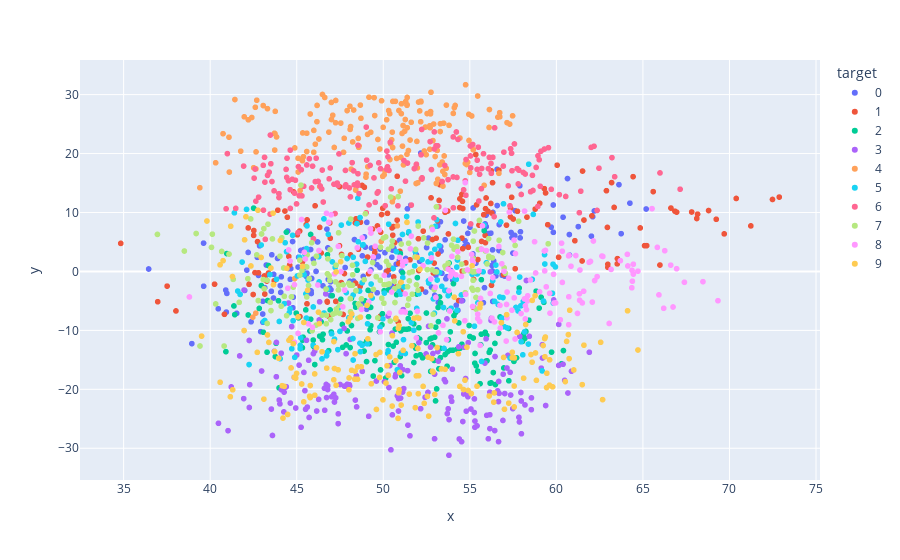

The code cell stored with this chart in its notebook:
### Code cell
from sklearn.decomposition import TruncatedSVD
svd = TruncatedSVD(n_components=2)
data_svd = svd.fit_transform(data)

df_svd = pd.DataFrame({'target': map(lambda x : str(x),target), 'x': data_svd[:, 0], 'y': data_svd[:, 1]})
fig = px.scatter(df_svd, x="x", y="y", color="target")
fig.show()

### Figure 1 — Plotly figure (JSON) as saved in the notebook; plotly's stock layout.template omitted (floating-point values rounded to 4 significant figures; data arrays with more than 128 entries replaced by an {"elided": "..."} marker saying what was removed)
{"data": [{"hovertemplate": "target=0<br>x=%{x}<br>y=%{y}<extra></extra>", "legendgroup": "0", "marker": {"color": "#636efa", "symbol": "circle"}, "mode": "markers", "name": "0", "showlegend": true, "type": "scattergl", "x": {"elided": "178 float values"}, "xaxis": "x", "y": {"elided": "178 float values"}, "yaxis": "y"}, {"hovertemplate": "target=1<br>x=%{x}<br>y=%{y}<extra></extra>", "legendgroup": "1", "marker": {"color": "#EF553B", "symbol": "circle"}, "mode": "markers", "name": "1", "showlegend": true, "type": "scattergl", "x": {"elided": "182 float values"}, "xaxis": "x", "y": {"elided": "182 float values"}, "yaxis": "y"}, {"hovertemplate": "target=2<br>x=%{x}<br>y=%{y}<extra></extra>", "legendgroup": "2", "marker": {"color": "#00cc96", "symbol": "circle"}, "mode": "markers", "name": "2", "showlegend": true, "type": "scattergl", "x": {"elided": "177 float values"}, "xaxis": "x", "y": {"elided": "177 float values"}, "yaxis": "y"}, {"hovertemplate": "target=3<br>x=%{x}<br>y=%{y}<extra></extra>", "legendgroup": "3", "marker": {"color": "#ab63fa", "symbol": "circle"}, "mode": "markers", "name": "3", "showlegend": true, "type": "scattergl", "x": {"elided": "183 float values"}, "xaxis": "x", "y": {"elided": "183 float values"}, "yaxis": "y"}, {"hovertemplate": "target=4<br>x=%{x}<br>y=%{y}<extra></extra>", "legendgroup": "4", "marker": {"color": "#FFA15A", "symbol": "circle"}, "mode": "markers", "name": "4", "showlegend": true, "type": "scattergl", "x": {"elided": "181 float values"}, "xaxis": "x", "y": {"elided": "181 float values"}, "yaxis": "y"}, {"hovertemplate": "target=5<br>x=%{x}<br>y=%{y}<extra></extra>", "legendgroup": "5", "marker": {"color": "#19d3f3", "symbol": "circle"}, "mode": "markers", "name": "5", "showlegend": true, "type": "scattergl", "x": {"elided": "182 float values"}, "xaxis": "x", "y": {"elided": "182 float values"}, "yaxis": "y"}, {"hovertemplate": "target=6<br>x=%{x}<br>y=%{y}<extra></extra>", "legendgroup": "6", "marker": {"color": "#FF6692", "symbol": "circle"}, "mode": "markers", "name": "6", "showlegend": true, "type": "scattergl", "x": {"elided": "181 float values"}, "xaxis": "x", "y": {"elided": "181 float values"}, "yaxis": "y"}, {"hovertemplate": "target=7<br>x=%{x}<br>y=%{y}<extra></extra>", "legendgroup": "7", "marker": {"color": "#B6E880", "symbol": "circle"}, "mode": "markers", "name": "7", "showlegend": true, "type": "scattergl", "x": {"elided": "179 float values"}, "xaxis": "x", "y": {"elided": "179 float values"}, "yaxis": "y"}, {"hovertemplate": "target=8<br>x=%{x}<br>y=%{y}<extra></extra>", "legendgroup": "8", "marker": {"color": "#FF97FF", "symbol": "circle"}, "mode": "markers", "name": "8", "showlegend": true, "type": "scattergl", "x": {"elided": "174 float values"}, "xaxis": "x", "y": {"elided": "174 float values"}, "yaxis": "y"}, {"hovertemplate": "target=9<br>x=%{x}<br>y=%{y}<extra></extra>", "legendgroup": "9", "marker": {"color": "#FECB52", "symbol": "circle"}, "mode": "markers", "name": "9", "showlegend": true, "type": "scattergl", "x": {"elided": "180 float values"}, "xaxis": "x", "y": {"elided": "180 float values"}, "yaxis": "y"}], "layout": {"legend": {"title": {"text": "target"}, "tracegroupgap": 0}, "margin": {"t": 60}, "xaxis": {"anchor": "y", "domain": [0, 1], "title": {"text": "x"}}, "yaxis": {"anchor": "x", "domain": [0, 1], "title": {"text": "y"}}}}
